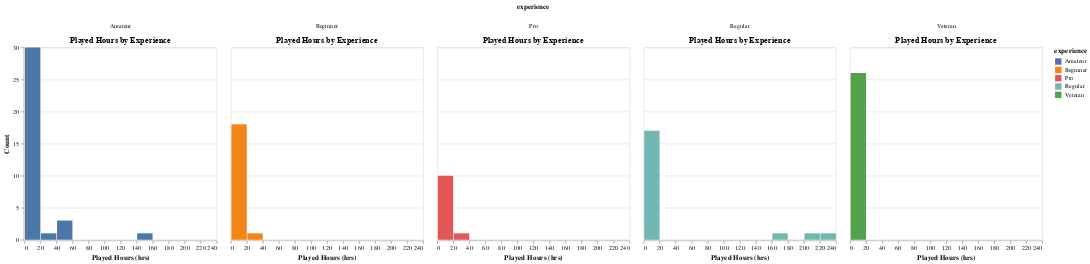

Write notebook code for a chart like this one.
### Code cell
import altair as alt

# --- Experience facet ---
chart_exp = (
    alt.Chart(players_tidy)
    .mark_bar()
    .encode(
        x=alt.X('played_hours:Q', bin=alt.Bin(maxbins=20), title='Played Hours (hrs)'),
        y=alt.Y('count()', title='Count'),
        color='experience:N'
    )
    .properties(title='Played Hours by Experience')
    .facet(column='experience:N')
)

# --- Subscribe facet ---
chart_sub = (
    alt.Chart(players_tidy)
    .mark_bar()
    .encode(
        x=alt.X('played_hours:Q', bin=alt.Bin(maxbins=20), title='Played Hours (hrs)'),
        y=alt.Y('count()', title='Count'),
        color=alt.Color('subscribe:N').title("subscribed")
    )
    .properties(title='Played Hours by Subscription')
    .facet(column='subscribe:N')
)

chart_exp

### Figure 1 — Vega-Lite specification as saved in the notebook (floating-point values rounded to 4 significant figures)
{"config": {"view": {"continuousWidth": 300, "continuousHeight": 300}}, "data": {"name": "data-427c92e968cc61198f3df39aa85b2dc3"}, "facet": {"column": {"field": "experience", "type": "nominal"}}, "spec": {"mark": {"type": "bar"}, "encoding": {"color": {"field": "experience", "type": "nominal"}, "x": {"bin": {"maxbins": 20}, "field": "played_hours", "title": "Played Hours (hrs)", "type": "quantitative"}, "y": {"aggregate": "count", "title": "Count", "type": "quantitative"}}, "title": "Played Hours by Experience"}, "$schema": "https://vega.github.io/schema/vega-lite/v5.20.1.json", "datasets": {"data-427c92e968cc61198f3df39aa85b2dc3": [{"experience": "Pro", "subscribe": true, "played_hours": 30.3}, {"experience": "Veteran", "subscribe": true, "played_hours": 3.8}, {"experience": "Amateur", "subscribe": true, "played_hours": 0.7}, {"experience": "Regular", "subscribe": true, "played_hours": 0.1}, {"experience": "Amateur", "subscribe": true, "played_hours": 0.1}, {"experience": "Veteran", "subscribe": true, "played_hours": 1.6}, {"experience": "Beginner", "subscribe": true, "played_hours": 1.5}, {"experience": "Amateur", "subscribe": true, "played_hours": 0.2}, {"experience": "Amateur", "subscribe": true, "played_hours": 48.4}, {"experience": "Amateur", "subscribe": true, "played_hours": 0.5}, {"experience": "Regular", "subscribe": true, "played_hours": 0.6}, {"experience": "Regular", "subscribe": true, "played_hours": 0.3}, {"experience": "Amateur", "subscribe": false, "played_hours": 0.1}, {"experience": "Beginner", "subscribe": true, "played_hours": 1.0}, {"experience": "Amateur", "subscribe": true, "played_hours": 0.7}, {"experience": "Regular", "subscribe": true, "played_hours": 0.6}, {"experience": "Amateur", "subscribe": true, "played_hours": 1.8}, {"experience": "Veteran", "subscribe": false, "played_hours": 0.1}, {"experience": "Amateur", "subscribe": true, "played_hours": 0.1}, {"experience": "Veteran", "subscribe": true, "played_hours": 0.1}, {"experience": "Beginner", "subscribe": true, "played_hours": 0.6}, {"experience": "Veteran", "subscribe": true, "played_hours": 0.4}, {"experience": "Veteran", "subscribe": false, "played_hours": 1.4}, {"experience": "Amateur", "subscribe": true, "played_hours": 0.2}, {"experience": "Regular", "subscribe": true, "played_hours": 5.6}, {"experience": "Veteran", "subscribe": true, "played_hours": 0.1}, {"experience": "Amateur", "subscribe": true, "played_hours": 0.3}, {"experience": "Veteran", "subscribe": true, "played_hours": 2.2}, {"experience": "Veteran", "subscribe": true, "played_hours": 0.1}, {"experience": "Veteran", "subscribe": true, "played_hours": 12.5}, {"experience": "Beginner", "subscribe": true, "played_hours": 0.4}, {"experience": "Veteran", "subscribe": true, "played_hours": 0.6}, {"experience": "Regular", "subscribe": true, "played_hours": 218.1}, {"experience": "Amateur", "subscribe": false, "played_hours": 0.9}, {"experience": "Amateur", "subscribe": true, "played_hours": 0.2}, {"experience": "Amateur", "subscribe": true, "played_hours": 2.9}, {"experience": "Regular", "subscribe": true, "played_hours": 3.6}, {"experience": "Veteran", "subscribe": true, "played_hours": 0.2}, {"experience": "Regular", "subscribe": true, "played_hours": 1.5}, {"experience": "Pro", "subscribe": true, "played_hours": 1.0}, {"experience": "Pro", "subscribe": true, "played_hours": 0.2}, {"experience": "Amateur", "subscribe": true, "played_hours": 0.1}, {"experience": "Veteran", "subscribe": true, "played_hours": 0.1}, {"experience": "Veteran", "subscribe": false, "played_hours": 0.1}, {"experience": "Amateur", "subscribe": true, "played_hours": 17.2}, {"experience": "Regular", "subscribe": true, "played_hours": 0.1}, {"experience": "Regular", "subscribe": true, "played_hours": 0.2}, {"experience": "Amateur", "subscribe": true, "played_hours": 53.9}, {"experience": "Regular", "subscribe": true, "played_hours": 223.1}, {"experience": "Amateur", "subscribe": true, "played_hours": 0.5}, {"experience": "Amateur", "subscribe": true, "played_hours": 3.5}, {"experience": "Veteran", "subscribe": true, "played_hours": 1.0}, {"experience": "Beginner", "subscribe": false, "played_hours": 0.2}, {"experience": "Beginner", "subscribe": true, "played_hours": 0.1}, {"experience": "Amateur", "subscribe": true, "played_hours": 150.0}, {"experience": "Pro", "subscribe": true, "played_hours": 1.2}, {"experience": "Amateur", "subscribe": true, "played_hours": 0.1}, {"experience": "Beginner", "subscribe": true, "played_hours": 0.8}, {"experience": "Amateur", "subscribe": true, "played_hours": 0.1}, {"experience": "Veteran", "subscribe": false, "played_hours": 0.1}, {"experience": "Pro", "subscribe": true, "played_hours": 0.5}, {"experience": "Beginner", "subscribe": true, "played_hours": 2.0}, {"experience": "Veteran", "subscribe": false, "played_hours": 2.7}, {"experience": "Amateur", "subscribe": true, "played_hours": 0.1}, {"experience": "Regular", "subscribe": true, "played_hours": 4.0}, {"experience": "Veteran", "subscribe": true, "played_hours": 0.4}, {"experience": "Beginner", "subscribe": true, "played_hours": 1.0}, {"experience": "Regular", "subscribe": true, "played_hours": 0.1}, {"experience": "Pro", "subscribe": true, "played_hours": 0.1}, {"experience": "Beginner", "subscribe": true, "played_hours": 0.1}, {"experience": "Amateur", "subscribe": false, "played_hours": 0.1}, {"experience": "Beginner", "subscribe": false, "played_hours": 7.1}, {"experience": "Regular", "subscribe": true, "played_hours": 18.5}, {"experience": "Beginner", "subscribe": true, "played_hours": 0.7}, {"experience": "Amateur", "subscribe": true, "played_hours": 56.1}, {"experience": "Regular", "subscribe": false, "played_hours": 0.1}, {"experience": "Beginner", "subscribe": true, "played_hours": 1.1}, {"experience": "Beginner", "subscribe": true, "played_hours": 1.0}, {"experience": "Veteran", "subscribe": true, "played_hours": 0.1}, {"experience": "Beginner", "subscribe": true, "played_hours": 23.7}, {"experience": "Veteran", "subscribe": false, "played_hours": 0.1}, {"experience": "Amateur", "subscribe": false, "played_hours": 0.1}, {"experience": "Beginner", "subscribe": true, "played_hours": 0.2}, {"experience": "Beginner", "subscribe": true, "played_hours": 0.1}, {"experience": "Amateur", "subscribe": true, "played_hours": 1.2}, {"experience": "Amateur", "subscribe": true, "played_hours": 0.1}, {"experience": "Regular", "subscribe": true, "played_hours": 0.1}, {"experience": "Regular", "subscribe": true, "played_hours": 178.2}, {"experience": "Pro", "subscribe": true, "played_hours": 0.6}, {"experience": "Regular", "subscribe": true, "played_hours": 0.5}, {"experience": "Regular", "subscribe": true, "played_hours": 0.1}, {"experience": "Amateur", "subscribe": false, "played_hours": 1.0}, {"experience": "Beginner", "subscribe": false, "played_hours": 0.3}, {"experience": "Veteran", "subscribe": true, "played_hours": 0.1}, {"experience": "Veteran", "subscribe": false, "played_hours": 0.1}, {"experience": "Pro", "subscribe": false, "played_hours": 0.4}, {"experience": "Beginner", "subscribe": false, "played_hours": 1.8}, {"experience": "Amateur", "subscribe": true, "played_hours": 0.3}, {"experience": "Veteran", "subscribe": false, "played_hours": 2.7}, {"experience": "Amateur", "subscribe": true, "played_hours": 0.4}, {"experience": "Veteran", "subscribe": true, "played_hours": 0.1}, {"experience": "Amateur", "subscribe": false, "played_hours": 2.1}, {"experience": "Amateur", "subscribe": true, "played_hours": 0.8}, {"experience": "Pro", "subscribe": false, "played_hours": 0.2}, {"experience": "Amateur", "subscribe": true, "played_hours": 32.0}, {"experience": "Pro", "subscribe": false, "played_hours": 1.7}, {"experience": "Regular", "subscribe": false, "played_hours": 0.1}, {"experience": "Veteran", "subscribe": true, "played_hours": 0.1}, {"experience": "Veteran", "subscribe": false, "played_hours": 0.3}, {"experience": "Amateur", "subscribe": false, "played_hours": 2.3}, {"experience": "Pro", "subscribe": true, "played_hours": 0.2}]}}
